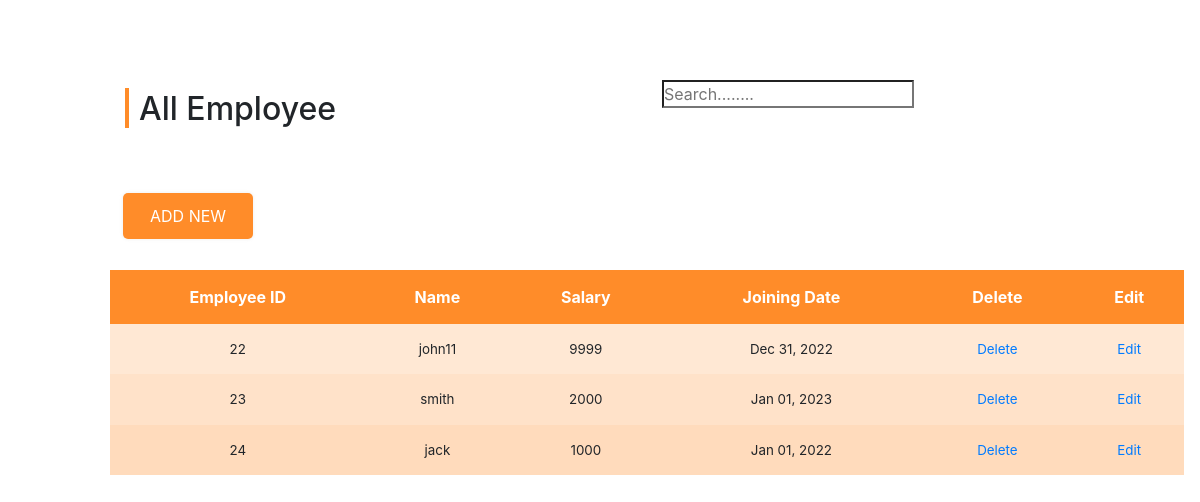
/employee/, run on an earlier commit of the app's database.
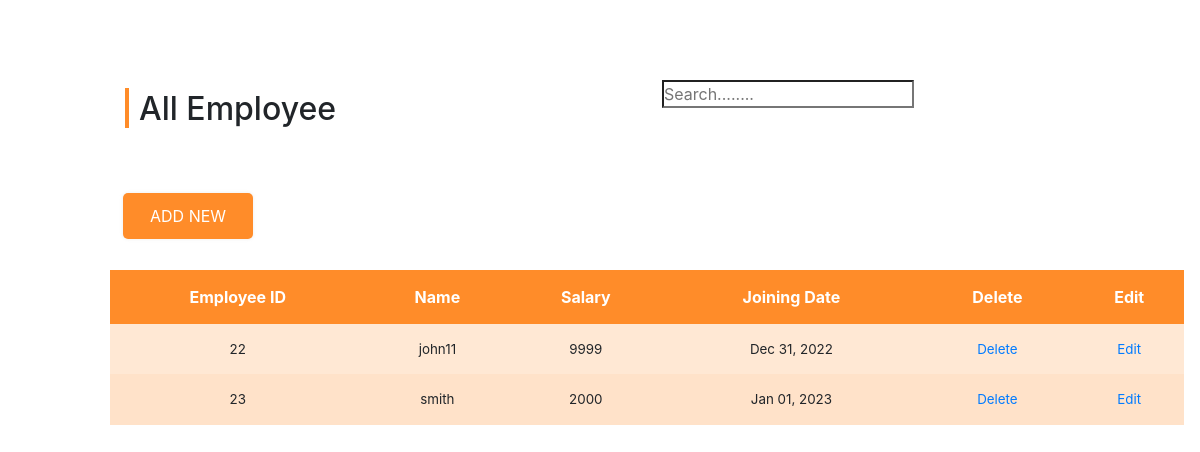
And on a later commit of the database.
### Employee/models.py (models this page shows, shortened)
class Employee(models.Model):
    name = models.CharField(max_length=100)
    salary = models.IntegerField()
    joining_date = models.DateField(auto_now_add=False, null=True, blank=True)

### Employee/views.py (the view)
# urls.py: path('', EmployeeListView.as_view(), name="employee_list"),
class EmployeeListView(View):
    def get(self, request, *args, **kwargs):
        employee_list = Employee.objects.all()
        context = {'employee_list' : employee_list}
        return render(request,'index.html', context)

### templates/index.html (shortened to what this page needs)
{% extends 'base.html' %}
{% block content %}
{% load static %}
        	<div class="vendor-movement-sec">
        		<div class="row vendor-main-r payout vendr-pay recent-order-sec">
        			<div class="col-md-6 col-12 col-lg-6">
        				<h2 class="mt-0">All Employee</h2>
        			</div>
                    <div class="col-md-6 col-12 col-lg-6">
                        <form action="{% url 'employee_search' %}" method="get">
                            <input type="search" name="search" id="search" placeholder="Search........" required>
                        </form>
        			</div>
        		</div>
                <div class="vendor-movement-tabs main-tabs">
                            <div class="row tabs-main-rw">
                                    <div class="col-12 col-md-12 col-lg-12 main-content vendor-tabs">
                                        <div class="sort-btns">
                                            <div class="btn">   <a href="{% url 'employee_create' %}" class="btn btn1 add-new"> ADD NEW</a></div>
                                        </div>
                                    <div class="vendor-tabs-contnt payout customers">
                                        <table class="w-100 mt-4 pt-5" id="myTable">
                                            <thead>
                                                <tr>
                                                    <th><p class="mb-0">Employee ID</p></th>
                                                    <th><p class="mb-0">Name</p></th>
                                                    <th><p class="mb-0">Salary</p></th>
                                                    <th><p class="mb-0">Joining Date</p></th>
                                                    <th><p class="mb-0">Delete</p></th>
                                                    <th><p class="mb-0">Edit</p></th>
                                                </tr>
                                            </thead>
                                            <tbody>
                                            {% for employee in employee_list %}
                                            <tr>
                                               <td><p>{{employee.id}}</p></td>
                                               <td><p>{{employee.name}}</p></td>
                                               <td><p>{{employee.salary}}</p></td>
                                               <td><p>{{employee.joining_date | date:"M d, Y" }}</p></td>
                                                <td><p><a href="{% url 'employee_delete' employee.id %}">Delete</a>
                                                <td><p><a href="{% url 'employee_update' employee.id %}">Edit</a>
                                            </tr>
                                            {% endfor %}
                                            </tbody>
                                        </table>
                                    </div>
                                </div>
                            </div>
                    	</div>
                    </div>
{% endblock %}

What changed in the data, as far as the page shows it:
removed Employee: id "24", name "jack", salary "1000", joining_date "Jan 01, 2022"
